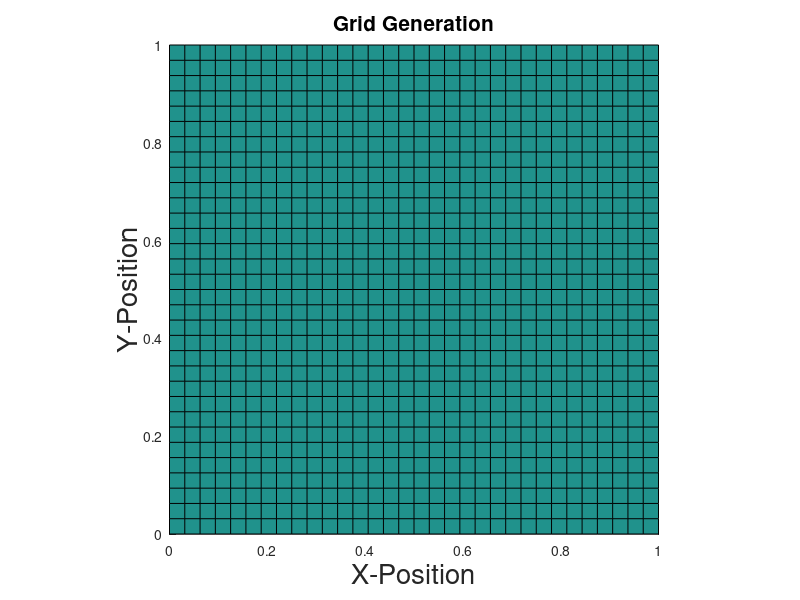

Write MATLAB code to recreate this figure.
clear all; %#ok<CLALL>
clc;
close all;

load VX.txt
load VY.txt
load VZ.txt

R  = sqrt(VX.^2 + VY.^2);
theta =  atan(VY./VX);
VR = (1-1./(R.^2))*cos(theta);
Vtheta = -(1+1./(R.^2))*sin(theta);
velX = VR.*cos(theta)-Vtheta.*sin(theta);
velY = VR.*sin(theta)+Vtheta.*cos(theta);

Vel = sqrt(velX.^2 + velY.^2);

figure(1)
surface(VX,VY,VZ);
xlabel('X-Position', 'FontSize', 20);
ylabel('Y-Position', 'FontSize', 20);
title({'Grid Generation'}, 'FontSize', 15);
xAX = get(gca,'XAxis');
set(xAX,'FontSize', 15)
yAX = get(gca,'YAxis');
set(yAX,'FontSize', 15)
axis image
saveas(gcf,'figure1.png')

